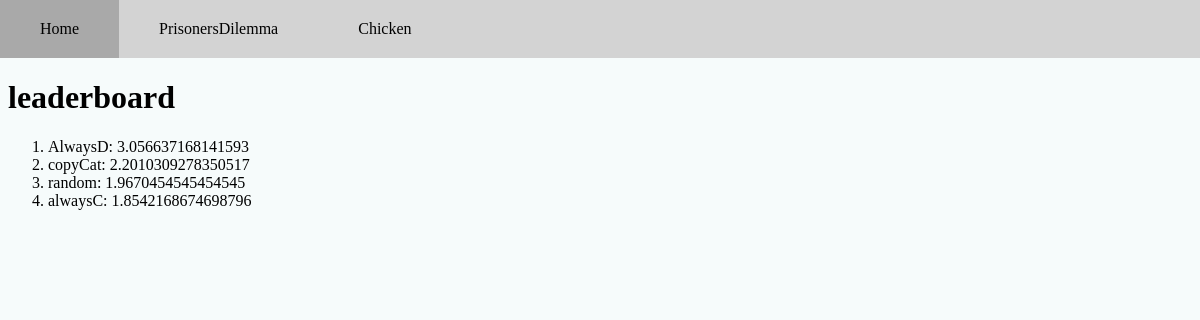
The page /games/leaderboard/1 on the database its author committed.
### games/models.py (models this page shows, shortened)
class Player(models.Model):
    name = models.TextField(max_length=100, default="default")
    user = models.ForeignKey(User, related_name="players", on_delete=models.CASCADE)
    strategy = models.TextField(default="default")
    points = models.IntegerField(default=0)
    rounds_played = models.IntegerField(default=0)
    points_per_round = models.FloatField(default=0)
    game = models.ForeignKey(Game, related_name= 'players', on_delete=models.CASCADE)

### games/views.py (the view)
# urls.py: path("leaderboard/<int:game_id>", views.leaderboard, name="leaderboard"),
def leaderboard(request, game_id):
    game = Game.objects.get(pk=game_id)
    players = game.players.order_by("-points_per_round")
    context = {"game": game,
               "players":players}
    return render(request, "games/leaderboard.html", context)

### games/templates/games/leaderboard.html (shortened to what this page needs)
{% extends 'registration/base.html' %}
{% block content %}
<h1>leaderboard</h1>
<ol>
    {% for player in players %}
        <li>{{player.name}}: {{player.points_per_round}}</li>
    {% endfor %}
</ol>
{% endblock %}

### prisonersDilemnaWeb/static/css/style.css (style rules this page uses)
body { margin: 0; background-color: #f6fbfb; }

### rows shown on the page
Player: name "AlwaysD", points_per_round "3.056637168141593"
Player: name "copyCat", points_per_round "2.2010309278350517"
Player: name "random", points_per_round "1.9670454545454545"
Player: name "alwaysC", points_per_round "1.8542168674698796"
